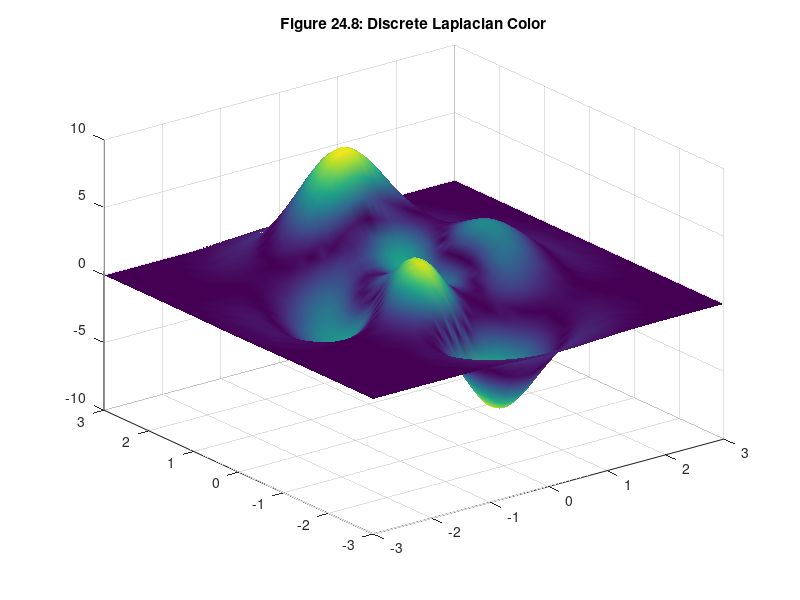

Write the MATLAB code that produced this figure.
% mm2408.m

[x,y,z] = peaks; % default output of peaks
dx = x(1,2) - x(1,1); % spacing in x direction
dy = y(2,1) - y(1,1); % spacing in y direction
L = del2(z,dx,dy);
surf(x,y,z,abs(L))
shading interp
title('Figure 24.8: Discrete Laplacian Color')
